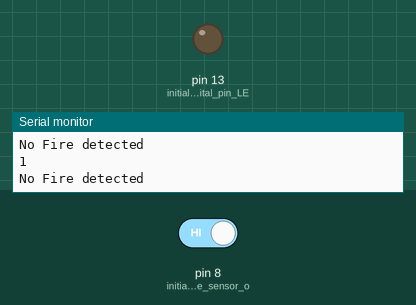
Recording of a sketch running on a simulated Arduino Uno, built with avr-gcc and run on an emulated ATmega328P. Shown: output pins drawn as LEDs (lit = HIGH), the last lines printed to the serial monitor. The test bench sets the inputs (shaded band); at power-on: pin 8 (initialize_Flame_sensor_o) HIGH.

Above: at 2.8 s.
2.9 s: pin 8 (initialize_Flame_sensor_o) driven LOW
At 3.7 s:
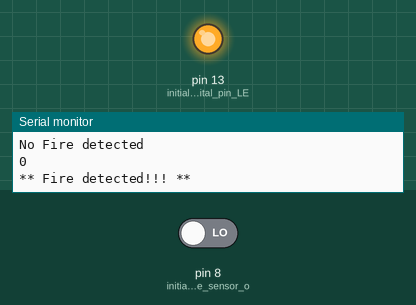
4.5 s: pin 8 (initialize_Flame_sensor_o) driven HIGH
At 5.3 s:
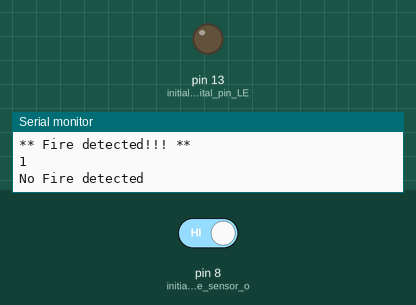
Timing chart, 0 to 7.5 s (numbered marks = the images above; inputs shaded):
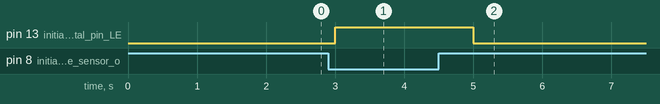

The sketch:

flame_sensor.ino
```cpp
 int b;
void setup()
{
  pinMode(8, INPUT); //initialize Flame sensor output pin connected pin as input.
  pinMode(LED_BUILTIN, OUTPUT);// initialize digital pin LED_BUILTIN as an output.
  Serial.begin(9600);// initialize serial communication @ 9600 baud:
}
void loop()
{
  b= digitalRead(8);
  Serial.println(b);
  if (b== 0 )
  {
    digitalWrite(LED_BUILTIN, HIGH); // Led ON
    Serial.println("** Fire detected!!! **");
  }
  else
  {
    digitalWrite(LED_BUILTIN, LOW); // Led OFF
    Serial.println("No Fire detected");
  }
  delay(1000);
}
```

Measured:
- after the input at 2.9 s, pin 13 (initialize_digital_pin_LE): LOW → HIGH after 0.10 s
- after the input at 4.5 s, pin 13 (initialize_digital_pin_LE): HIGH → LOW after 0.50 s
